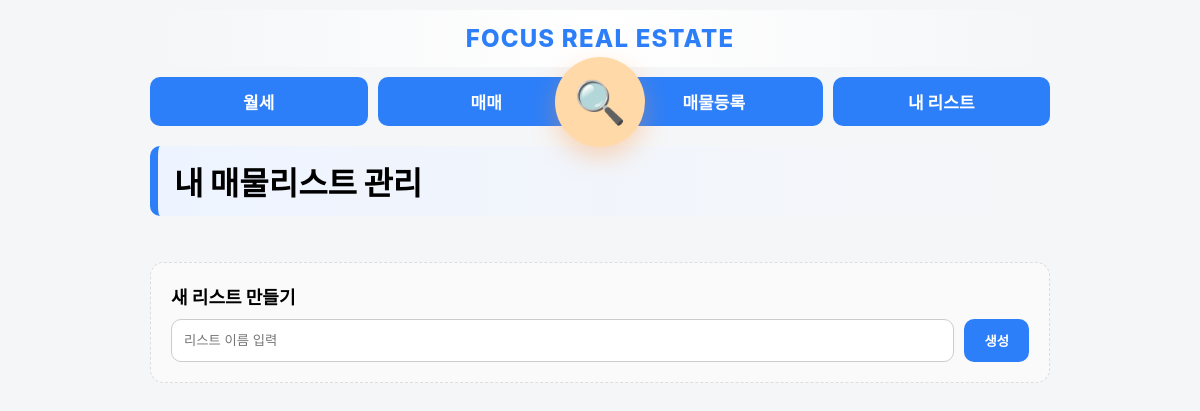
Before: /collections (signed in) with the older database file.
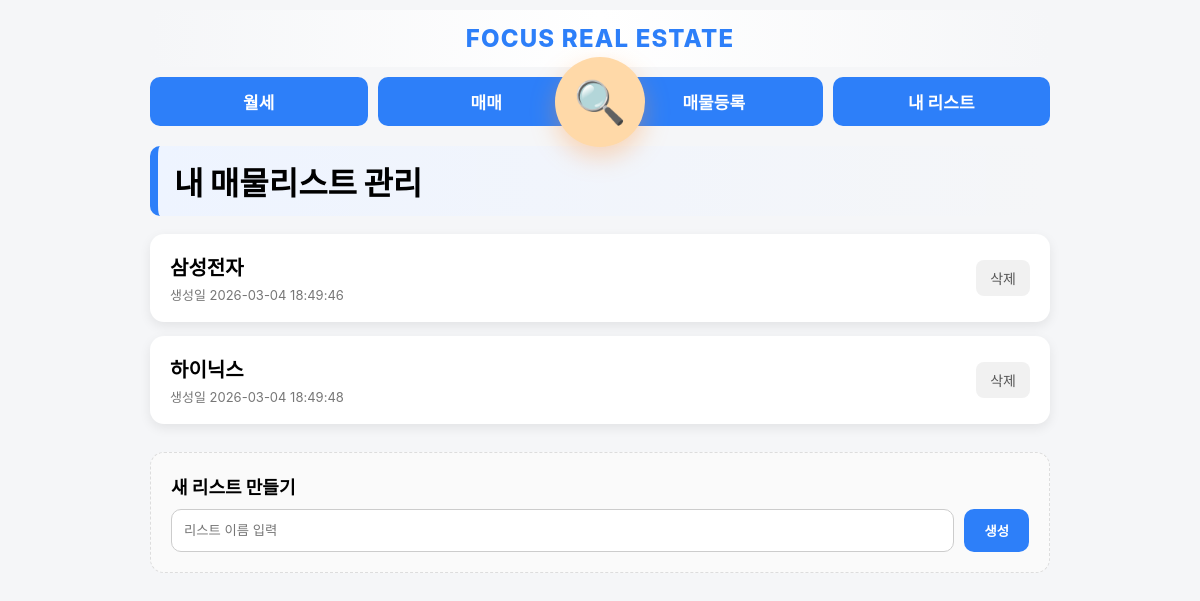
After: the same page with the newer database file.
### app.py (models this page shows)
class Collection(db.Model):
    id = db.Column(db.Integer, primary_key=True)
    title = db.Column(db.String(200))
    memo = db.Column(db.String(200))
    created_at = db.Column(db.String(50))

### app.py (the view)
@app.route("/collections")
@login_required
def collections():
    lists = Collection.query.all()
    return render_template(
        "collections.html",
        lists=lists,
    )

### app.py (called while the page is built)
@login_manager.user_loader
def load_user(user_id):
    return User.query.get(int(user_id))

### templates/collections.html (shortened to what this page needs)
{% extends "base.html" %}
{% block content %}
<div class="section-title">내 매물리스트 관리</div>
<div class="list-container">
{% for c in lists %}
<div class="list-card" onclick="location.href='/collections/{{ c.id }}'">
    <div class="list-info">
        <div class="list-title">{{ c.title }}</div>
        <div class="list-date">생성일 {{ c.created_at }}</div>
    </div>
    <div class="list-actions">
        <a href="/collections/delete/{{ c.id }}"
           class="delete-btn"
           onclick="event.stopPropagation(); return confirm('리스트를 삭제할까요?')">
           삭제
        </a>
    </div>
</div>
{% endfor %}
</div>
<div class="new-list-card">
    <div class="new-title">새 리스트 만들기</div>
    <form method="POST" action="/collections/new" class="new-form">
        <input type="text" name="title" placeholder="리스트 이름 입력" required>
        <button type="submit">생성</button>
    </form>
</div>
{% endblock %}

### templates/base.html (shortened to what this page needs)
<!DOCTYPE html>
<html>
<head>
</head>
<body>
<div class="container">
    <div class="site-header">
         FOCUS REAL ESTATE
    </div>
    <div class="menu-wrapper">
    <div class="menu">
        <a href="/?mode=rent">월세</a>
        <a href="/?mode=sale">매매</a>
        <a href="/register" class="pc-only">매물등록</a>
        <a href="/collections">내 리스트</a>
    </div>
    <a href="/search" class="search-fab" title="매물 검색">
        🔍
    </a>
</div>
{% block content %}
{% endblock %}
</div>
</body>
</html>

### templates/base.html (style rules this page uses)
.site-header { text-align: center; font-size: 24px; font-weight: 800; letter-spacing: 1.2px; padding: 14px 0; color: #2d7ff9; background: linear-gradient(to right, #f5f6f8, #ffffff, #f5f6f8); border-radius: 12px; margin-bottom: 10px; }
body { font-size: 14px; }
@media (min-width: 801px) { .menu { display: flex !important; flex-direction: row !important; justify-content: space-between !important; gap: 10px !important; } }
@media (min-width: 801px) { .menu a { flex: 1 !important; } }
body { font-family: "Pretendard", -apple-system, BlinkMacSystemFont, "Segoe UI", Roboto, sans-serif; margin: 0; padding: 0; background: #f5f6f8; }
.container { max-width: 900px; margin: 0 auto; padding: 10px; }
.menu { display: grid; grid-template-columns: repeat(3, 1fr); gap: 8px; margin-bottom: 15px; }
.menu a { text-align: center; padding: 12px 10px; background: #2d7ff9; color: white; border-radius: 10px; text-decoration: none; font-size: 17px; font-weight: bold; }
.menu-wrapper { position: relative; margin-bottom: 20px; }
.search-fab { position: absolute; left: 50%; top: 50%; transform: translate(-50%, -50%); width: 90px; height: 90px; border-radius: 50%; background: #ffd9a8; color: #ff8a00; display: flex; align-items: center; justify-content: center; font-size: 42px; text-decoration: none; box-shadow: 0 10px 25px rgba(255,150,60,0.35); transition: all 0.18s ease; z-index: 10; animation: floaty 2.4s ease-in-out infinite; }

### templates/collections.html (style rules this page uses)
.section-title { font-size: 32px; font-weight: 900; margin-bottom: 18px; padding: 12px 16px; border-radius: 10px; background: linear-gradient(to right, #eef4ff, transparent); border-left: 8px solid #2d7ff9; }
.list-container { display: flex; flex-direction: column; gap: 14px; }
.list-card { background: white; padding: 18px 20px; border-radius: 14px; box-shadow: 0 4px 12px rgba(0,0,0,0.08); display: flex; justify-content: space-between; align-items: center; }
.list-title { font-size: 20px; font-weight: bold; }
.list-date { font-size: 13px; color: #777; margin-top: 4px; }
.list-actions { display: flex; gap: 10px; }
.delete-btn { background: #f1f1f1; color: #555; padding: 8px 14px; border-radius: 8px; text-decoration: none; }
.new-list-card { margin-top: 28px; background: #fafafa; padding: 20px; border-radius: 14px; border: 1px dashed #ddd; }
.new-title { font-weight: bold; margin-bottom: 10px; font-size: 18px; }
.new-form { display: flex; gap: 10px; }
.new-form input { flex: 1; padding: 12px; border-radius: 10px; border: 1px solid #ccc; }
.new-form button { background: #2d7ff9; color: white; border: none; padding: 12px 20px; border-radius: 10px; font-weight: bold; cursor: pointer; }
.list-card { cursor: pointer; transition: 0.15s; }

Changed rows visible on the page:
added Collection: title "삼성전자", created_at "2026-03-04 18:49:46"
added Collection: title "하이닉스", created_at "2026-03-04 18:49:48"
